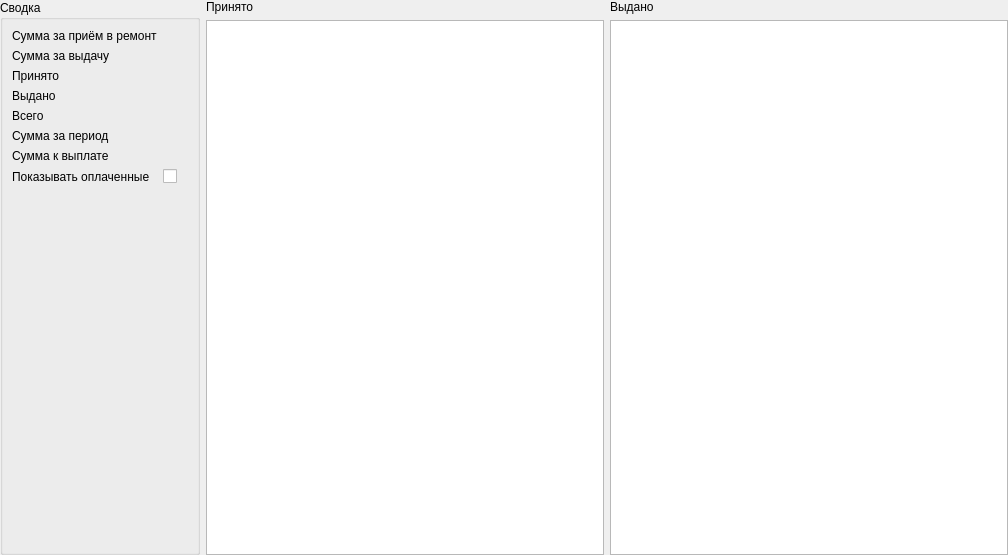
<?xml version="1.0" encoding="UTF-8"?>
<ui version="4.0">
 <class>SPageSalaryReceptedIssued</class>
 <widget class="QWidget" name="SPageSalaryReceptedIssued">
  <property name="geometry">
   <rect>
    <x>0</x>
    <y>0</y>
    <width>1008</width>
    <height>555</height>
   </rect>
  </property>
  <property name="windowTitle">
   <string>Form</string>
  </property>
  <layout class="QGridLayout" name="gridLayout_2" columnstretch="0,1,1" columnminimumwidth="200,0,0">
   <property name="leftMargin">
    <number>0</number>
   </property>
   <property name="topMargin">
    <number>0</number>
   </property>
   <property name="rightMargin">
    <number>0</number>
   </property>
   <property name="bottomMargin">
    <number>0</number>
   </property>
   <item row="0" column="0" rowspan="2">
    <widget class="QGroupBox" name="groupBoxSummary">
     <property name="title">
      <string>Сводка</string>
     </property>
     <layout class="QFormLayout" name="formLayout">
      <item row="2" column="0">
       <widget class="QLabel" name="labelReceptedSummary">
        <property name="text">
         <string>Принято</string>
        </property>
       </widget>
      </item>
      <item row="2" column="1">
       <widget class="QLabel" name="labelReceptedSummaryValue">
        <property name="font">
         <font>
          <pointsize>9</pointsize>
          <weight>75</weight>
          <bold>true</bold>
         </font>
        </property>
        <property name="text">
         <string>&lt;value&gt;</string>
        </property>
        <property name="textInteractionFlags">
         <set>Qt::LinksAccessibleByMouse|Qt::TextSelectableByMouse</set>
        </property>
       </widget>
      </item>
      <item row="3" column="0">
       <widget class="QLabel" name="labelIssuedSummary">
        <property name="text">
         <string>Выдано</string>
        </property>
       </widget>
      </item>
      <item row="3" column="1">
       <widget class="QLabel" name="labelIssuedSummaryValue">
        <property name="font">
         <font>
          <pointsize>9</pointsize>
          <weight>75</weight>
          <bold>true</bold>
         </font>
        </property>
        <property name="text">
         <string>&lt;value&gt;</string>
        </property>
        <property name="textInteractionFlags">
         <set>Qt::LinksAccessibleByMouse|Qt::TextSelectableByMouse</set>
        </property>
       </widget>
      </item>
      <item row="4" column="0">
       <widget class="QLabel" name="labelRepairsSummary">
        <property name="text">
         <string>Всего</string>
        </property>
       </widget>
      </item>
      <item row="4" column="1">
       <widget class="QLabel" name="labelRepairsSummaryValue">
        <property name="font">
         <font>
          <pointsize>9</pointsize>
          <weight>75</weight>
          <bold>true</bold>
         </font>
        </property>
        <property name="text">
         <string>&lt;value&gt;</string>
        </property>
        <property name="textInteractionFlags">
         <set>Qt::LinksAccessibleByMouse|Qt::TextSelectableByMouse</set>
        </property>
       </widget>
      </item>
      <item row="5" column="0">
       <widget class="QLabel" name="labelSumm">
        <property name="text">
         <string>Сумма за период</string>
        </property>
       </widget>
      </item>
      <item row="5" column="1">
       <widget class="QLabel" name="labelSummValue">
        <property name="font">
         <font>
          <pointsize>9</pointsize>
          <weight>75</weight>
          <bold>true</bold>
         </font>
        </property>
        <property name="text">
         <string>&lt;value&gt;</string>
        </property>
        <property name="textInteractionFlags">
         <set>Qt::LinksAccessibleByMouse|Qt::TextSelectableByMouse</set>
        </property>
       </widget>
      </item>
      <item row="6" column="0">
       <widget class="QLabel" name="labelSummToPay">
        <property name="text">
         <string>Сумма к выплате</string>
        </property>
       </widget>
      </item>
      <item row="7" column="0">
       <widget class="QLabel" name="labelShowPayed">
        <property name="text">
         <string>Показывать оплаченные</string>
        </property>
       </widget>
      </item>
      <item row="7" column="1">
       <widget class="QCheckBox" name="checkBoxShowPayed">
        <property name="text">
         <string/>
        </property>
       </widget>
      </item>
      <item row="6" column="1">
       <widget class="QLabel" name="labelSummToPayValue">
        <property name="font">
         <font>
          <pointsize>9</pointsize>
          <weight>75</weight>
          <bold>true</bold>
         </font>
        </property>
        <property name="text">
         <string>&lt;value&gt;</string>
        </property>
        <property name="textInteractionFlags">
         <set>Qt::LinksAccessibleByMouse|Qt::TextSelectableByMouse</set>
        </property>
       </widget>
      </item>
      <item row="1" column="0">
       <widget class="QLabel" name="labelPayForIssue">
        <property name="text">
         <string>Сумма за выдачу</string>
        </property>
       </widget>
      </item>
      <item row="1" column="1">
       <widget class="QLabel" name="labelPayForIssueValue">
        <property name="font">
         <font>
          <pointsize>9</pointsize>
          <weight>75</weight>
          <bold>true</bold>
         </font>
        </property>
        <property name="text">
         <string>&lt;value&gt;</string>
        </property>
        <property name="textInteractionFlags">
         <set>Qt::LinksAccessibleByMouse|Qt::TextSelectableByMouse</set>
        </property>
       </widget>
      </item>
      <item row="0" column="0">
       <widget class="QLabel" name="labelPayForRecept">
        <property name="text">
         <string>Сумма за приём в ремонт</string>
        </property>
       </widget>
      </item>
      <item row="0" column="1">
       <widget class="QLabel" name="labelPayForReceptValue">
        <property name="font">
         <font>
          <pointsize>9</pointsize>
          <weight>75</weight>
          <bold>true</bold>
         </font>
        </property>
        <property name="text">
         <string>&lt;value&gt;</string>
        </property>
        <property name="textInteractionFlags">
         <set>Qt::LinksAccessibleByMouse|Qt::TextSelectableByMouse</set>
        </property>
       </widget>
      </item>
     </layout>
    </widget>
   </item>
   <item row="0" column="1">
    <widget class="QLabel" name="labelRecepted">
     <property name="text">
      <string>Принято</string>
     </property>
    </widget>
   </item>
   <item row="0" column="2">
    <widget class="QLabel" name="labelIssued">
     <property name="text">
      <string>Выдано</string>
     </property>
    </widget>
   </item>
   <item row="1" column="1">
    <widget class="STableViewSalaryRecepted" name="tableViewRecepted">
     <property name="selectionBehavior">
      <enum>QAbstractItemView::SelectRows</enum>
     </property>
     <property name="sortingEnabled">
      <bool>true</bool>
     </property>
     <property name="wordWrap">
      <bool>false</bool>
     </property>
     <property name="cornerButtonEnabled">
      <bool>false</bool>
     </property>
    </widget>
   </item>
   <item row="1" column="2">
    <widget class="STableViewSalaryIssued" name="tableViewIssued">
     <property name="selectionBehavior">
      <enum>QAbstractItemView::SelectRows</enum>
     </property>
     <property name="sortingEnabled">
      <bool>true</bool>
     </property>
     <property name="wordWrap">
      <bool>false</bool>
     </property>
     <property name="cornerButtonEnabled">
      <bool>false</bool>
     </property>
    </widget>
   </item>
  </layout>
 </widget>
 <customwidgets>
  <customwidget>
   <class>STableViewSalaryRecepted</class>
   <extends>QTableView</extends>
   <header>widgets/salarytabwidgets/stableviewsalaryreceptedissued.h</header>
  </customwidget>
  <customwidget>
   <class>STableViewSalaryIssued</class>
   <extends>QTableView</extends>
   <header>widgets/salarytabwidgets/stableviewsalaryreceptedissued.h</header>
  </customwidget>
 </customwidgets>
 <resources/>
 <connections>
  <connection>
   <sender>tableViewRecepted</sender>
   <signal>doubleClicked(QModelIndex)</signal>
   <receiver>SPageSalaryReceptedIssued</receiver>
   <slot>tableRepairsRowDoubleClicked(QModelIndex)</slot>
   <hints>
    <hint type="sourcelabel">
     <x>239</x>
     <y>155</y>
    </hint>
    <hint type="destinationlabel">
     <x>204</x>
     <y>166</y>
    </hint>
   </hints>
  </connection>
  <connection>
   <sender>tableViewIssued</sender>
   <signal>doubleClicked(QModelIndex)</signal>
   <receiver>SPageSalaryReceptedIssued</receiver>
   <slot>tableRepairsRowDoubleClicked(QModelIndex)</slot>
   <hints>
    <hint type="sourcelabel">
     <x>626</x>
     <y>170</y>
    </hint>
    <hint type="destinationlabel">
     <x>607</x>
     <y>170</y>
    </hint>
   </hints>
  </connection>
 </connections>
 <slots>
  <slot>tableRepairsRowDoubleClicked(QModelIndex)</slot>
 </slots>
</ui>
